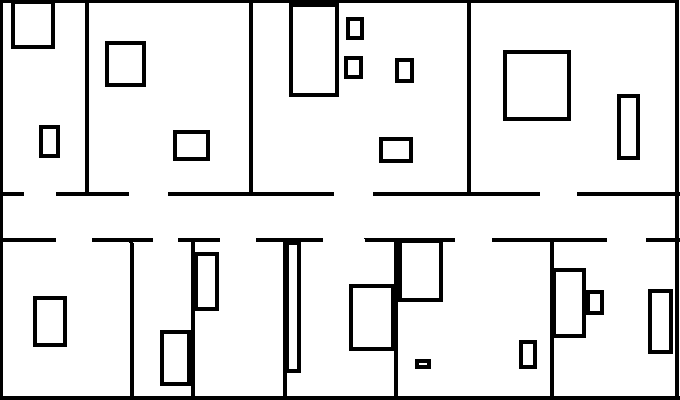
#> input picture Assignment_04_Grid_Map.png, 680 x 400 px
$ python main.py
#> lines starting #> are read from the running program, lines starting #| are printed output that depends on the picture; after the words box and inside, x2 and y2 are one past the last pixel; in counts of white or black regions, pixels touching at a corner belong together
import warnings

import cv2 as cv2
import matplotlib.pyplot as plt
import numpy as np

warnings.simplefilter("ignore")
pi = np.pi
plt.rcParams["figure.figsize"] = 15, 17

# Next define the pixel to meter ratio, scanner resolution and a function to plot the robot in the map.
px_size = 0.04  # in m
pxpm = 1 / px_size
scannerres = 2  # in degree
max_range = 12  # in m

robot_radius = 12  # approximation from picture, in pixels

#  this function plots a visualization of the robot
#  pose has to be [x,y,theta], c is the color as string (e.g. "steelblue")


def plotRobotPose(pose, c="steelblue"):
    plt.plot(
        [pose[1], pose[1] + 18 * np.sin(np.deg2rad(pose[2]))],
        # 18 pixels is just the length of the heading direction line (no deeper meaning)
        [pose[0], pose[0] + 18 * np.cos(np.deg2rad(pose[2]))],
        color="black",
        linewidth=3.5,
    )
    circle = plt.Circle(
        (pose[1], pose[0]),
        robot_radius,
        facecolor=c,
        linewidth=3.5,
        edgecolor="black",
        fill=True,
    )
    plt.gcf().gca().add_artist(circle)


# this one handles lines in the 45° cones along the x-axis
# pose = robot pose, slope = ray you want to check, m = map,
# img = map where you want to draw the scans in
def linehigh(pose, slope, m):
    max_range_in_pixels = max_range / 0.04
    number_of_pixels_walked = 0
    current_col_index = float(pose[1])
    col_step_size = float(slope[0]) / float(slope[1]) if slope[1] != 0 else 0.0
    row_step_direction = -1 if pose[0] > row2index else 1
    print(str(pose[0]) + ' - ' + str(row2index))
    for current_row_index in range(pose[0], row2index, row_step_direction):
        number_of_pixels_walked += 1
        if m[current_row_index][int(round(current_col_index))] != 255.0:
            m[current_row_index][int(round(current_col_index))] = 250.0
        else:
            break
        col_step_direction = 1 if pose[1] < col2index else -1
        current_col_index += abs(col_step_size) * col_step_direction
        if number_of_pixels_walked == max_range_in_pixels:
            break


# and this one deals with the two remaining cones along the y-axis
def linelow(pose, slope, m):
    max_range_in_pixels = max_range / 0.04
    number_of_pixels_walked = 0
    current_row_index = float(pose[0])
    row_step_size = float(slope[1]) / float(slope[0]) if slope[0] != 0 else 0.0
    column_step_direction = -1 if pose[1] > col2index else 1
    for currentColIndex in range(pose[1], col2index, column_step_direction):
        number_of_pixels_walked += 1
        if m[int(round(current_row_index))][currentColIndex] != 255.0:
            m[int(round(current_row_index))][currentColIndex] = 250.0
        else:
            break
        row_step_direction = 1 if pose[0] < row2index else -1
        current_row_index += abs(row_step_size) * row_step_direction
        if number_of_pixels_walked == max_range_in_pixels:
            break


def line(pose, slope, m):
    if abs(slope[1]) < abs(slope[0]):
        return linelow(pose, slope, m)
    else:
        return linehigh(pose, slope, m)


# get the map
m = cv2.imread("Assignment_04_Grid_Map.png", 0)
#> m: shape (400, 680); 89.4% white; 14 black regions, largest, box (x1, y1, x2, y2) and area: (0, 0, 680, 400) 22798, (503, 50, 571, 121) 1048, (648, 289, 673, 354) 656
# trim off the weird right side of the image
m = m[:, :678]
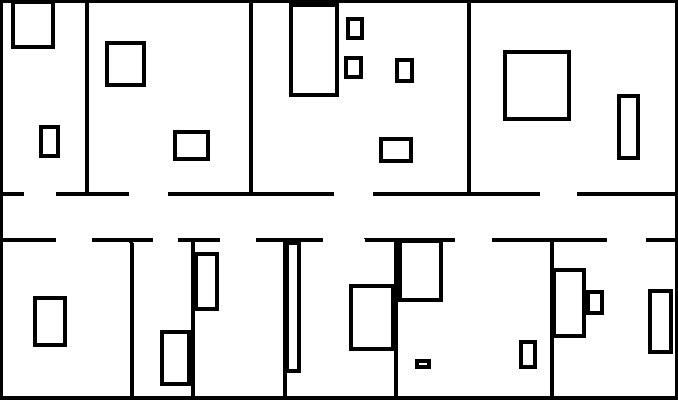
#> m: shape (400, 678); 89.5% white; 14 black regions, largest, box (x1, y1, x2, y2) and area: (0, 0, 678, 400) 22386, (503, 50, 571, 121) 1048, (648, 289, 673, 354) 656
# and adjust it to our preferred values
m = np.ones_like(m) * 255 - m

# set the pose to the following values [x,y,theta], where positive x
# is downwards in image coordinates, positive y is to the right
# the results are output as angles in [0,360) so it is recommended to supply them in that format


# please use this pose for the scanning and for the endpoint model in task 4.2
pose = np.array([215, 375, 240])
startDegree = pose[2] - 125
endDegree = pose[2] + 126
for slope in range(startDegree,endDegree,scannerres): #range(240-125, 240+126, 2):
    row2index = pose[0] + int(np.cos(slope * np.pi / 180.0) * (1200 / 4))
    col2index = pose[1] + int(np.sin(slope * np.pi / 180.0) * (1200 / 4))
    diff_row_index = pose[0] - row2index
    diff_col_index = pose[1] - col2index
    line(pose, [diff_col_index, diff_row_index], m)
#> this loop made 126 passes

# display the map and the pose
plt.imshow(m, cmap="gray_r")
plotRobotPose(pose, "red")
plt.savefig("test.png")
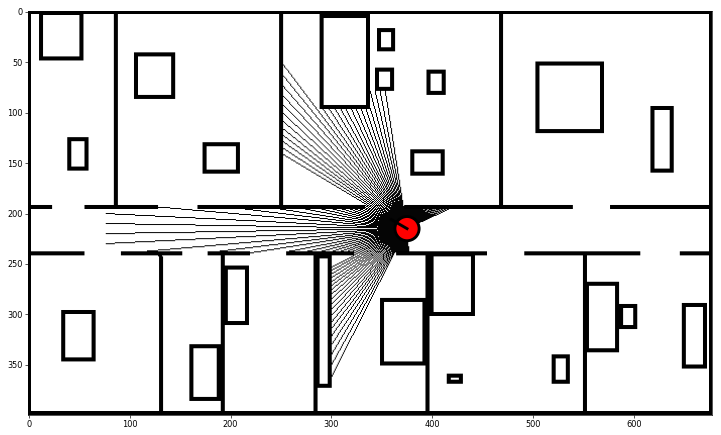
#> figure drawn by matplotlib, 1 panel
plt.show()
